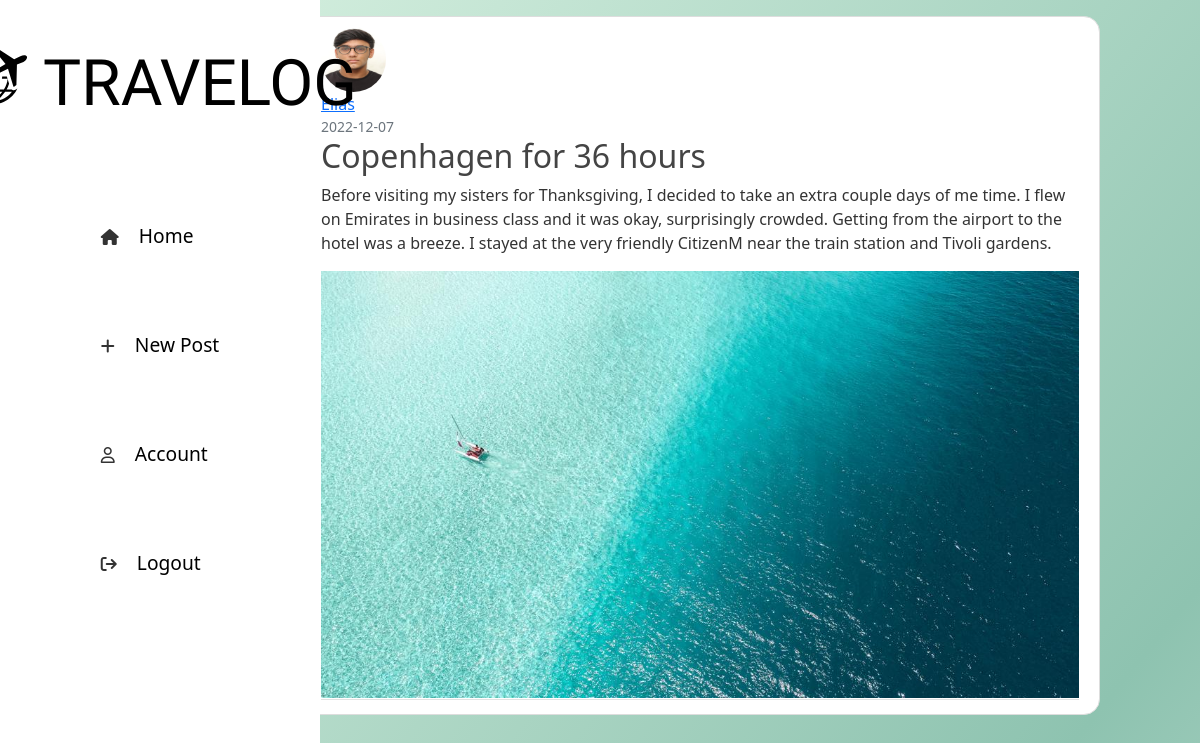
The app's page /post/4 with its own data.
### app/models.py (models this page shows, shortened)
class User(db.Model, UserMixin):
    id=db.Column(db.Integer, primary_key=True)
    username = db.Column(db.String(20), nullable=False)
    email = db.Column(db.String(120), unique=True, nullable=True)
    image_file = db.Column(db.String(20), nullable=False, default='default.jpg')
    password = db.Column(db.String(80), nullable=False)
    posts = db.relationship('Post', backref='author', lazy=True)

class Post(db.Model):
    id = db.Column(db.Integer, primary_key=True)
    title = db.Column(db.String(100), nullable=False)
    date_posted = db.Column(db.DateTime, nullable=False, default=datetime.utcnow)
    content = db.Column(db.Text, nullable=False)
    user_id = db.Column(db.Integer, db.ForeignKey('user.id'), nullable=False)
    blog_image = db.Column(db.String(20), nullable=False, default='default-blog.png')

### app/routes.py (the view)
@app.route("/post/<int:post_id>")
def post(post_id):
    post = Post.query.get_or_404(post_id)
    return render_template('post.html', title=post.title, post=post)

### app/templates/post.html (shortened to what this page needs)
{% extends "layout.html" %}
{% block content %}
<article class="media content-section">
    <img class="rounded-circle article-img"
        src="{{ url_for('static', filename='profile-pics/' + post.author.image_file) }}">
    <div class="media-body">
        <div class="article-metadata">
            <a class="mr-2" href="#">{{ post.author.username }}</a>
            <small class="text-muted">{{ post.date_posted.strftime('%Y-%m-%d') }}</small>
            <h2 class="article-title">{{ post.title }}</h2>
            <p class="article-content">{{ post.content }}</p>
            <img class="" src="../static/blog-pics/{{post.blog_image}}"/>
        </div>
    </div>
</article>
{% endblock content %}

### app/static/main.css (style rules this page uses)
body { background: linear-gradient(129deg, #def5e5, #8ec3b0, #ffffff); background-size: 180% 180%; min-height: 100vh; animation: gradient-animation 12s ease infinite; background-repeat: no-repeat; color: #333333; margin-top: 1rem; }
h1, h2, h3, h4, h5, h6 { color: #444444; }
.content-section { background: #ffffff; padding: 10px 20px; border: 1px solid #dddddd; border-radius: 3px; margin-bottom: 20px; border-radius: 1rem; width: 50rem; }
.article-title { color: #444444; }
.article-content { white-space: pre-line; }
.article-img { height: 65px; width: 65px; margin-right: 16px; }
.article-metadata { display: flex; flex-direction: column; padding-bottom: 1px; margin-bottom: 4px; border-bottom: 1px solid #e3e3e3 }
.article-content { display: flex; gap: 1rem; }

### records on screen
User: image_file (picture), author.username "Elias"
Post: date_posted "2022-12-07", title "Copenhagen for 36 hours", content "Before visiting my sisters for Thanksgiving, I decided to take an extra couple days of me time. I flew on Emirates in business class and it was okay, surprisingly crowded. Getting from the airport to the hotel was a breeze. I stayed at the very friendly CitizenM near the train station and Tivoli gardens.", blog_image (picture)
